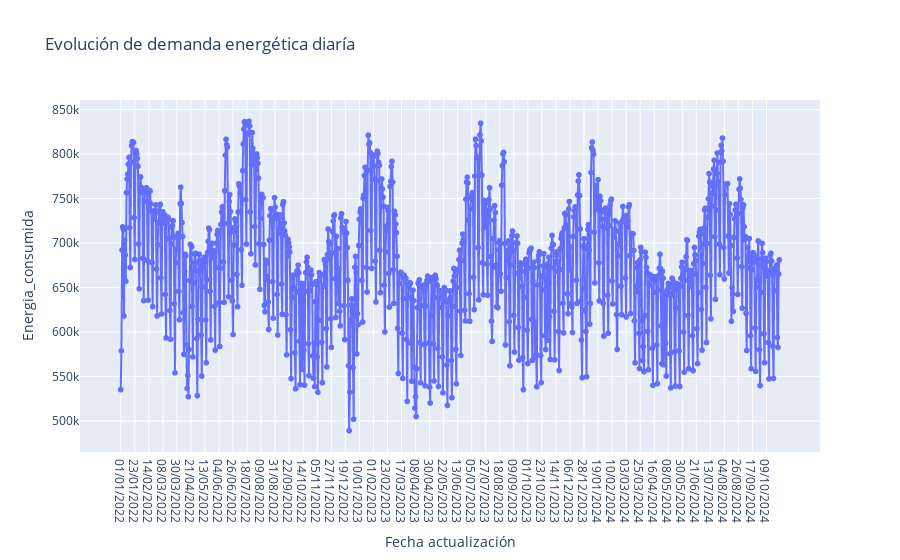

The notebook cell saved with this chart:
### Code cell
fig_demanda = px.line(data_frame = df_demanda,
        x = 'Fecha actualización',
        y = 'Energia_consumida',
        title= 'Evolución de demanda energética diaría',
        markers= True
)



fig_demanda.show()

### Figure 1 — Plotly figure (JSON) as saved in the notebook; plotly's stock layout.template omitted (floating-point values rounded to 4 significant figures; data arrays with more than 128 entries replaced by an {"elided": "..."} marker saying what was removed)
{"data": [{"hovertemplate": "Fecha actualización=%{x}<br>Energia_consumida=%{y}<extra></extra>", "legendgroup": "", "line": {"color": "#636efa", "dash": "solid"}, "marker": {"symbol": "circle"}, "mode": "lines+markers", "name": "", "showlegend": false, "type": "scattergl", "x": {"elided": "1033 str values"}, "xaxis": "x", "y": {"elided": "1033 float values"}, "yaxis": "y"}], "layout": {"legend": {"tracegroupgap": 0}, "title": {"text": "Evolución de demanda energética diaría"}, "xaxis": {"anchor": "y", "domain": [0, 1], "title": {"text": "Fecha actualización"}}, "yaxis": {"anchor": "x", "domain": [0, 1], "title": {"text": "Energia_consumida"}}}}
